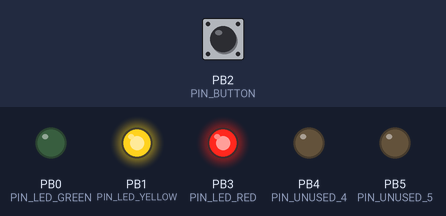
Bench run of a program on a simulated ATtiny85, built with avr-gcc and run on an emulated ATtiny85. Shown: output pins drawn as LEDs (lit = HIGH). The test bench sets the inputs (shaded band); at power-on: PB2 (PIN_BUTTON) LOW.

Above: at 1.2 s.
At 11.7 s:
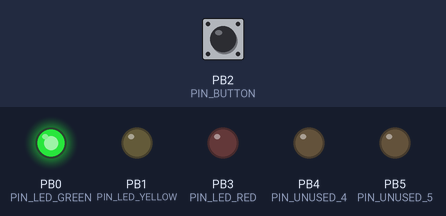
At 23.2 s:
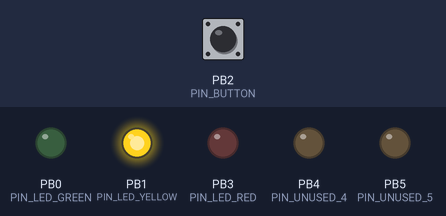
At 34.7 s:
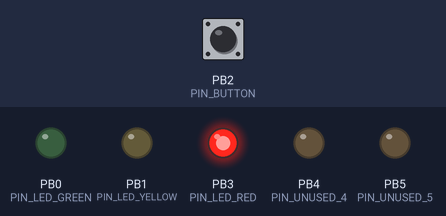
Timing chart, 0 to 58.0 s (numbered marks = the images above):
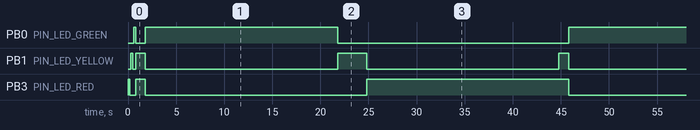

The program:

main.cpp
```cpp
#include <Arduino.h>

#include "settings.hpp"
#include "states.hpp"

Automaton* automaton;
volatile bool interrupt_active = false;
volatile bool interrupt_flag = false;

void handleInterrupt() {
  interrupt_flag = true;
  detach_button_interrupt(PIN_BUTTON);
  interrupt_active = false;
}

void setup() {
  setup_power_saving();
  init_sleep_mode();
  init_leds();

  interrupt_active = true;
  attach_button_interrupt(PIN_BUTTON, handleInterrupt);

  automaton = new_automaton(millis());
}

void loop() {
  if (interrupt_flag) {
    interrupt_flag = false;
    handle_button(*automaton, millis());
  }

  if (!interrupt_active && digitalRead(PIN_BUTTON) == HIGH) {
    interrupt_active = true;
    attach_button_interrupt(PIN_BUTTON, handleInterrupt);
  }

  update_state(*automaton, millis());
}
```

states.hpp
```cpp
enum State {
  INIT,
  STOP,
  STOP_END,
  GO,
  GO_END,
  SLEEP
};

struct Automaton;
Automaton* new_automaton(unsigned long current_time);
void delete_automaton(Automaton* automaton);

void enter_state(Automaton & automaton, State state, unsigned long current_time);
void update_state(Automaton & automaton, unsigned long current_time);

void handle_button(Automaton & automaton, unsigned long current_time);
```

states.cpp
```cpp
#include "states.hpp"
#include "settings.hpp"

struct Automaton {
  State state;
  unsigned long state_timeout;
  unsigned long global_timeout;
};

void initialLedSequence() {
  digitalWrite(PIN_LED_RED, HIGH);
  delay(200);
  digitalWrite(PIN_LED_RED, LOW);
  delay(100);
  digitalWrite(PIN_LED_YELLOW, HIGH);
  delay(200);
  digitalWrite(PIN_LED_YELLOW, LOW);
  delay(100);
  digitalWrite(PIN_LED_GREEN, HIGH);
  delay(200);
  digitalWrite(PIN_LED_GREEN, LOW);
}

Automaton* new_automaton(unsigned long current_time) {
  Automaton* automaton = new Automaton;
  automaton->global_timeout = current_time + SLEEP_TIMEOUT;
  enter_state(*automaton, INIT, current_time);
  return automaton;
}

void delete_automaton(Automaton* automaton) {
  delete automaton;
}

void enter_state(Automaton & automaton, State state, unsigned long current_time) {
  automaton.state = state;
  automaton.state_timeout = 0;
  switch (automaton.state) {
    case INIT: {
      initialLedSequence();
      enter_state(automaton, STOP, current_time);
      break;
    }
    case STOP: {
      digitalWrite(PIN_LED_RED, HIGH);
      automaton.state_timeout = current_time + STOP_TIMEOUT;
      break;
    }
    case STOP_END: {
      digitalWrite(PIN_LED_RED, HIGH);
      digitalWrite(PIN_LED_YELLOW, HIGH);
      automaton.state_timeout = current_time + STOP_END_TIMEOUT;
      break;
    }
    case GO: {
      digitalWrite(PIN_LED_GREEN, HIGH);
      automaton.state_timeout = current_time + GO_TIMEOUT;
      break;
    }
    case GO_END: {
      digitalWrite(PIN_LED_YELLOW, HIGH);
      automaton.state_timeout = current_time + GO_END_TIMEOUT;
      break;
    }
    case SLEEP: {
      enter_sleep();
      break;
    }
    default: {
      break;
    }
  }
}

void leave_state(Automaton & automaton) {
  switch (automaton.state) {
    case STOP: {
      digitalWrite(PIN_LED_RED, LOW);
      break;
    }
    case STOP_END: {
      digitalWrite(PIN_LED_RED, LOW);
      digitalWrite(PIN_LED_YELLOW, LOW);
      break;
    }
    case GO: {
      digitalWrite(PIN_LED_GREEN, LOW);
      break;
    }
    case GO_END: {
      digitalWrite(PIN_LED_YELLOW, LOW);
      break;
    }
    default: {
      break;
    }
  }
}

void update_state(Automaton & automaton, unsigned long current_time) {

  // Go to sleep if no activity
  if (current_time >= automaton.global_timeout) {
    leave_state(automaton);
    enter_state(automaton, SLEEP, current_time);
    return;
  }

  switch (automaton.state) {
    case STOP: {
      if (current_time >= automaton.state_timeout) {
        leave_state(automaton);
        enter_state(automaton, STOP_END, current_time);
      }
      break;
    }
    case STOP_END: {
      if (current_time >= automaton.state_timeout) {
        leave_state(automaton);
        enter_state(automaton, GO, current_time);
      }
      break;
    }
    case GO: {
      if (current_time >= automaton.state_timeout) {
        leave_state(automaton);
        enter_state(automaton, GO_END, current_time);
      }
      break;
    }
    case GO_END: {
      if (current_time >= automaton.state_timeout) {
        leave_state(automaton);
        enter_state(automaton, STOP, current_time);
      }
      break;
    }
    default: {
      break;
    }
  }
}

void handle_button(Automaton & automaton, unsigned long current_time) {
  automaton.global_timeout = current_time + SLEEP_TIMEOUT;

  switch (automaton.state) {
    case STOP: {
      leave_state(automaton);
      enter_state(automaton, STOP_END, current_time);
      break;
    }
    case STOP_END: {
      leave_state(automaton);
      enter_state(automaton, GO, current_time);
      break;
    }
    case GO: {
      leave_state(automaton);
      enter_state(automaton, GO_END, current_time);
      break;
    }
    case GO_END: {
      leave_state(automaton);
      enter_state(automaton, STOP, current_time);
      break;
    }
    case SLEEP: {
      leave_state(automaton);
      enter_state(automaton, STOP, current_time);
    }
    default: {
      break;
    }
  }
}
```

settings.hpp
```cpp
#include <Arduino.h>

constexpr uint8_t PIN_BUTTON = 2;
constexpr uint8_t PIN_LED_RED = 3;
constexpr uint8_t PIN_LED_YELLOW = 1;
constexpr uint8_t PIN_LED_GREEN = 0;
constexpr uint8_t PIN_UNUSED_4 = 4;
constexpr uint8_t PIN_UNUSED_5 = 5;

constexpr unsigned long SLEEP_TIMEOUT = 10 * 60 * 1000UL;

constexpr unsigned long STOP_TIMEOUT = 20 * 1000;
constexpr unsigned long STOP_END_TIMEOUT = 1000;
constexpr unsigned long GO_TIMEOUT = 20 * 1000;
constexpr unsigned long GO_END_TIMEOUT = 3 * 1000;

void setup_power_saving();
void init_sleep_mode();
void init_leds();
void attach_button_interrupt(uint8_t pin, void(*handler)(void));
void detach_button_interrupt(uint8_t pin);
void enter_sleep();
```

settings.cpp
```cpp
#include <avr/sleep.h>
#include "settings.hpp"

#define adc_disable() (ADCSRA &= ~(1<<ADEN))

void setup_power_saving() {
  // Disable ADC
  adc_disable();

  // Set unused pins low so they don't float
  pinMode(PIN_UNUSED_4, OUTPUT);
  pinMode(PIN_UNUSED_5, OUTPUT);
  digitalWrite(PIN_UNUSED_4, LOW);
  digitalWrite(PIN_UNUSED_5, LOW);
}

void init_sleep_mode() {
  set_sleep_mode(SLEEP_MODE_PWR_DOWN);
  noInterrupts();
  sleep_enable();
  interrupts();
}

void init_leds() {
  pinMode(PIN_LED_RED, OUTPUT);
  pinMode(PIN_LED_YELLOW, OUTPUT);
  pinMode(PIN_LED_GREEN, OUTPUT);
  digitalWrite(PIN_LED_RED, LOW);
  digitalWrite(PIN_LED_YELLOW, LOW);
  digitalWrite(PIN_LED_GREEN, LOW);
}

void attach_button_interrupt(uint8_t pin, void(*handler)(void)) {
  pinMode(pin, INPUT);
  attachInterrupt(digitalPinToInterrupt(pin), handler, LOW);
}

void detach_button_interrupt(uint8_t pin) {
  detachInterrupt(digitalPinToInterrupt(pin));
}

void enter_sleep() {
  interrupts();
  sleep_cpu();
}
```

Measured:
- by itself, PB0 (PIN_LED_GREEN): repeats every 44.0 s: HIGH 20.0 s, LOW 24.0 s
- by itself, PB1 (PIN_LED_YELLOW): repeats every 44.0 s: HIGH 1.0 s, LOW 20.0 s, HIGH 3.0 s, LOW 20.0 s
- by itself, PB3 (PIN_LED_RED): HIGH → LOW at 0.20 s, → HIGH 0.60 s later, → LOW 1.0 s later, → HIGH 23.0 s later, … (8 changes in this stretch)
